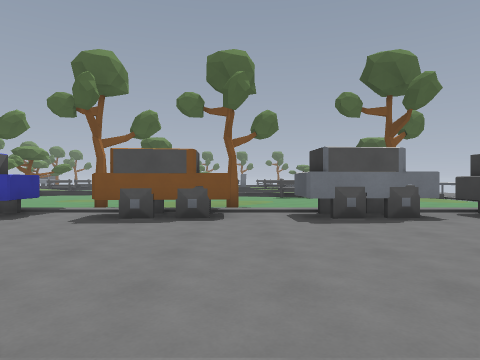
View 1 (above)

23 first-person views from a walk through a level from a Godot 3-D game. The camera is 1.4 m above the floor, looks level and sees 75° across. The floor is counted in squares, 2 m on a side. Each view is taken from the middle of a square. On the plan, view 1 faces up. The plan holds only what a view shows up to about 10 squares ahead; the rest is blank. The place goes on beyond the plan. Surface patterns are stand-ins for the level's own textures.

View 2
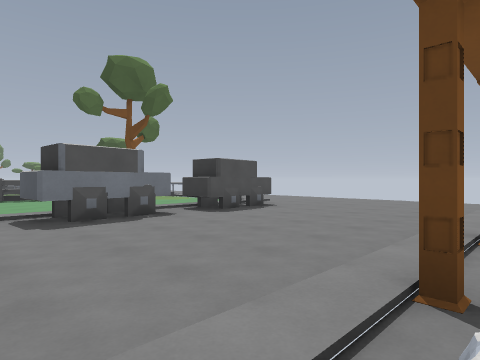

View 3
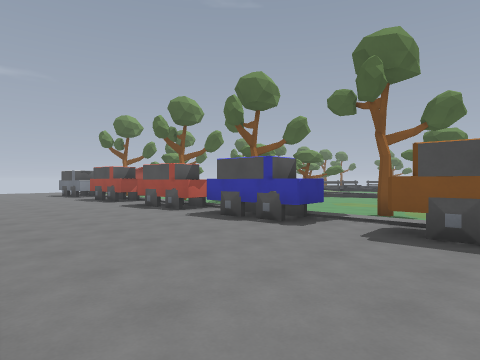

View 4
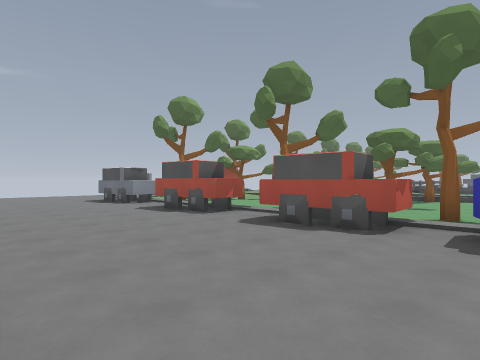

View 5
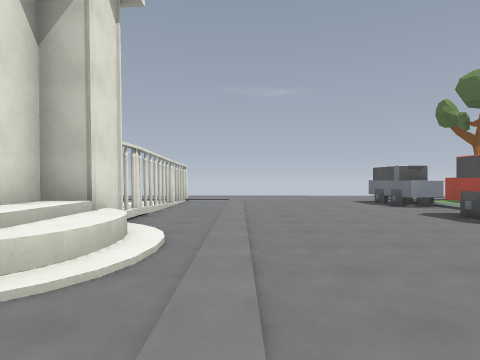

View 6
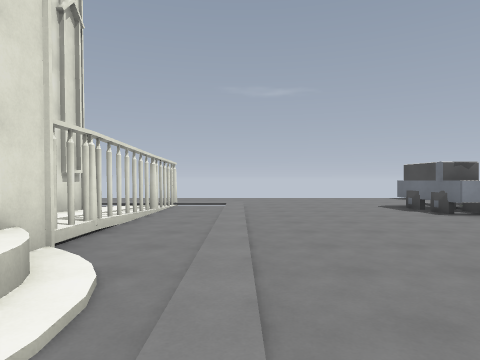

View 7
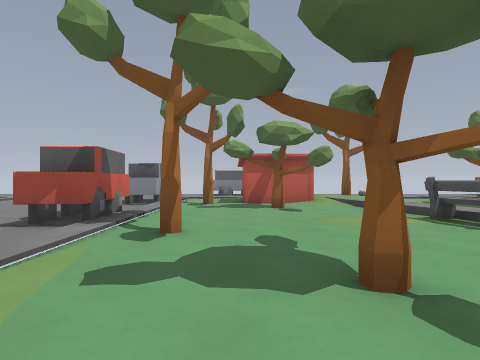

View 8
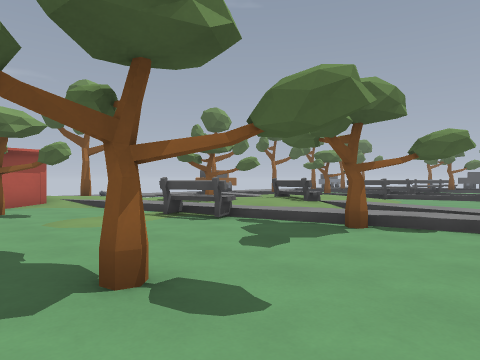

View 9
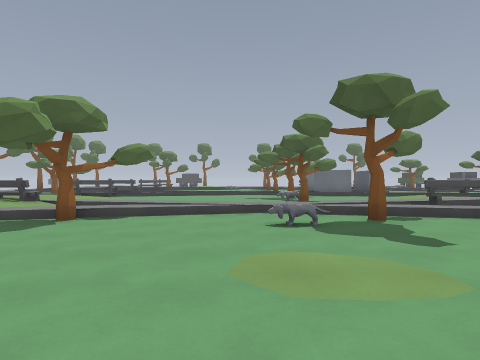

View 10
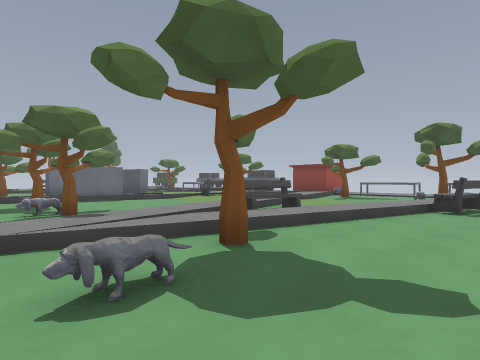

View 11
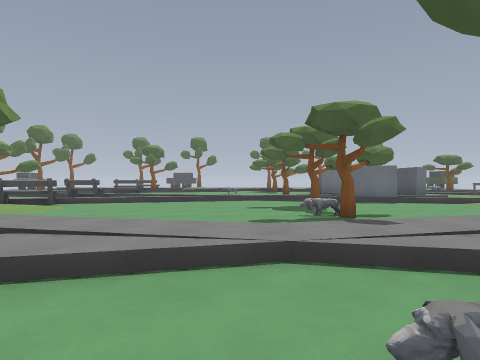

View 12
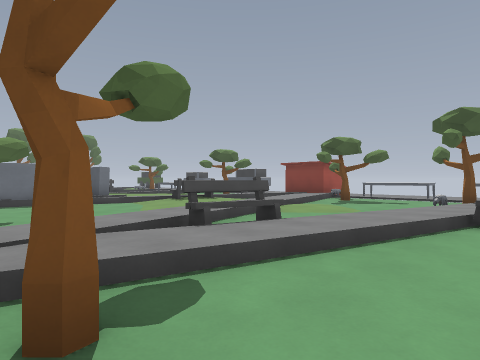

View 13
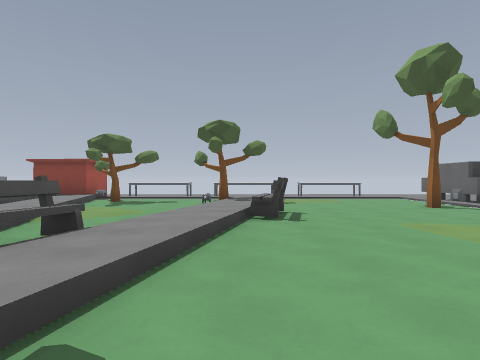

View 14
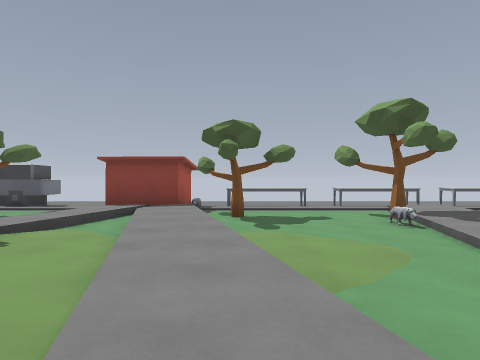

View 15
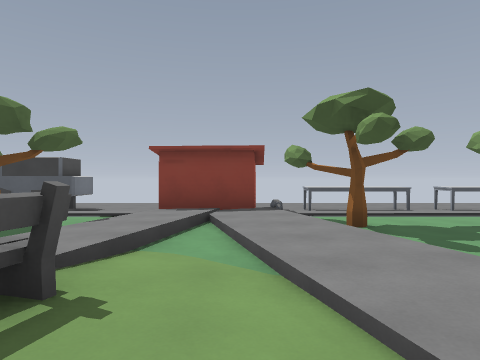

View 16
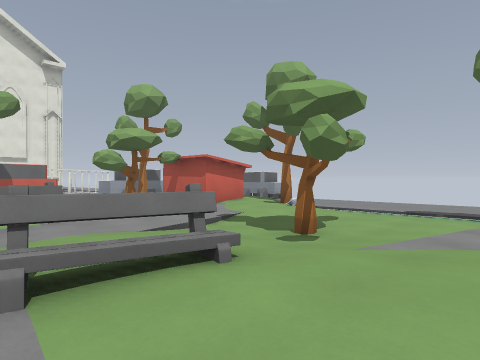

View 17
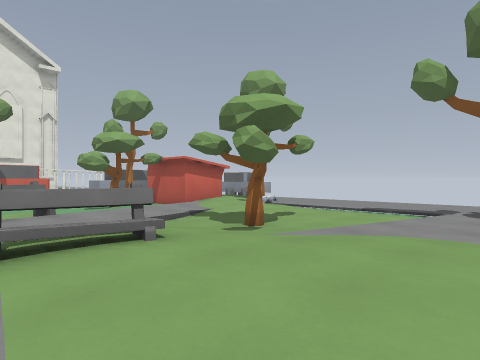

View 18
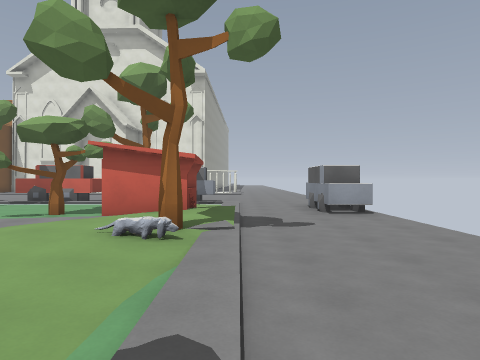

View 19
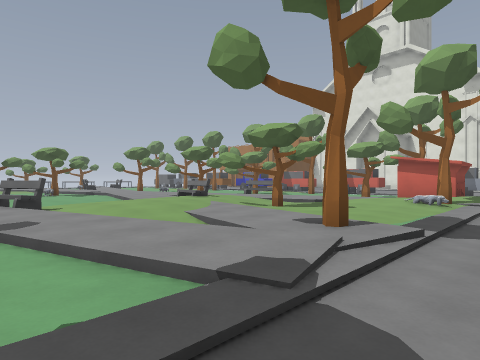

View 20
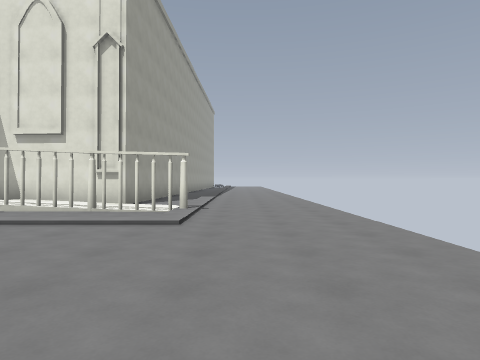

View 21
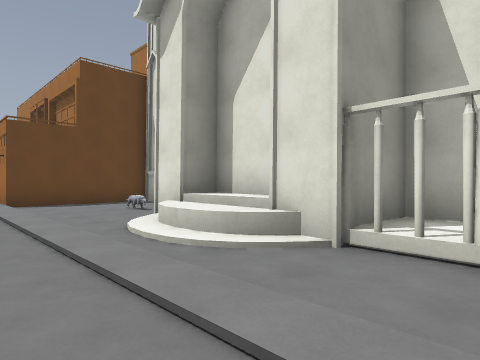

View 22
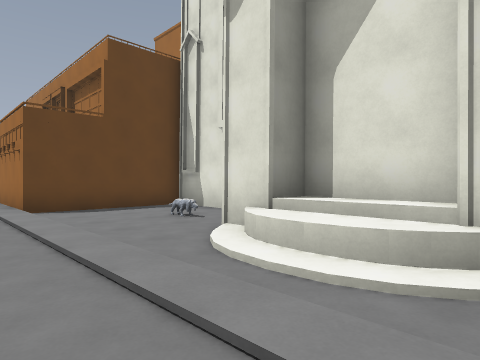

View 23
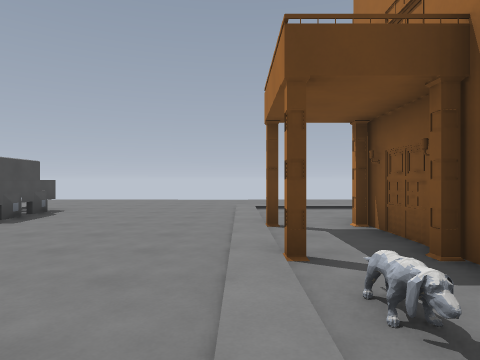

### Floor plan
Key: @ floor where view 1 was taken; # wall or solid block; x gap in a wall; . main floor; : floor 0.25 m higher than the main floor; + floor 0.5 m higher than the main floor; / step, stairs or slope; = window, fence, low wall or low ledge; ^ raised ledge; T tree.
Columns run from 22 left of view 1 to 11 right of it. Each row starts with its distance up from view 1.
 22   ./...     :///....##:    .../..
 21   .///:::=#/......T...//  ::///..
 20   ./:://////...........:#////:#
 19   ./////:+:/...........::.//::##
 18  ../T:::++:/......T...///:::///...
 17 .../...//++////....//::://..T./^..
 16 .../...T/+=///::/:::://......./^..
 15 .../...../+///::::::/^/......./^..
 14 ...//::./::/:T/...T#/:::///=T./^..
 13 .../T:::::=/.....=.....#/:::///^..
 12 .../++//................=^.//:/^..
 11 .../##......................../
 10 ^^./=#.T.....T.....  ........./^
  9 ##./ ...............::........
  8  #./..T....T..#T..T...T...T..
  7  ..///////////// //////////////.
  6   ..##^.###.###.##..##..##.##/..
  5  ...............................
  4 .................................
  3 .................................
  2 .................................
  1 ...////////////////////////////..
  0 .../.......//.....### @=#./.../.
 -1 ...#.x#.x##///....#     #.#.../.
 -2 .../..::::####.=..#     ###  ./.
 -3 .../..#####    ...#

Positions as (right, up) in squares from view 1, and headings:
1: (0, 0), facing up
2: (0, 0), facing up-right
3: (-1, 1), facing up-left
4: (-6, 1), facing up-left
5: (-7, 1), facing left
6: (-9, 1), facing left
7: (-7, 9), facing left
8: (-7, 9), facing up-left
9: (-6, 8), facing up
10: (-6, 11), facing up-right
11: (-6, 12), facing up
12: (-4, 12), facing up-right
13: (-4, 13), facing right
14: (-1, 17), facing right
15: (1, 19), facing right
16: (-11, 18), facing down-left
17: (-11, 19), facing down-left
18: (-19, 17), facing down
19: (-20, 22), facing down-right
20: (-20, 6), facing down
21: (-14, 2), facing down-right
22: (-12, 2), facing down-right
23: (-1, 1), facing right
